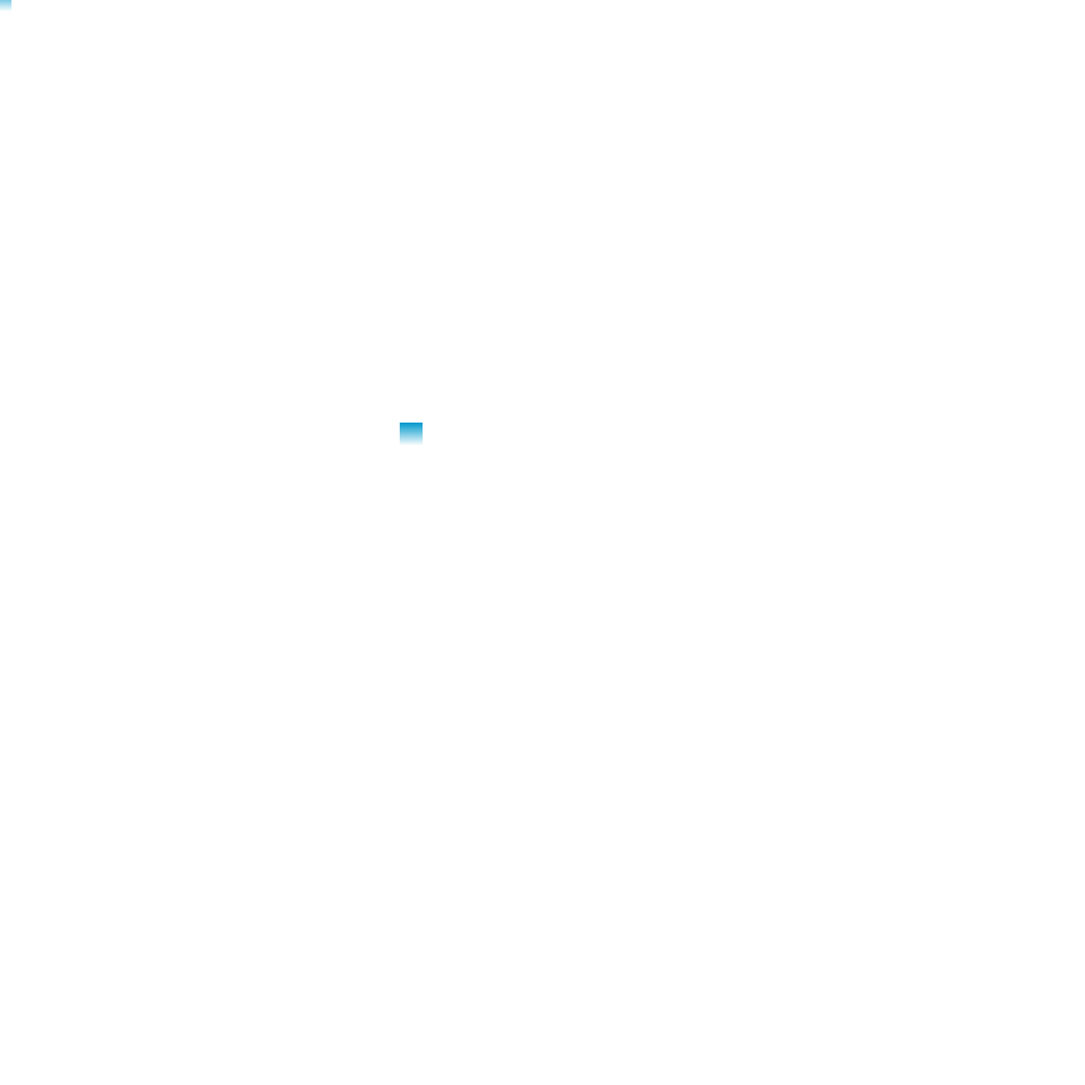
Frame 1 (no input)
Frame 60 (no input): identical to frame 1, image omitted
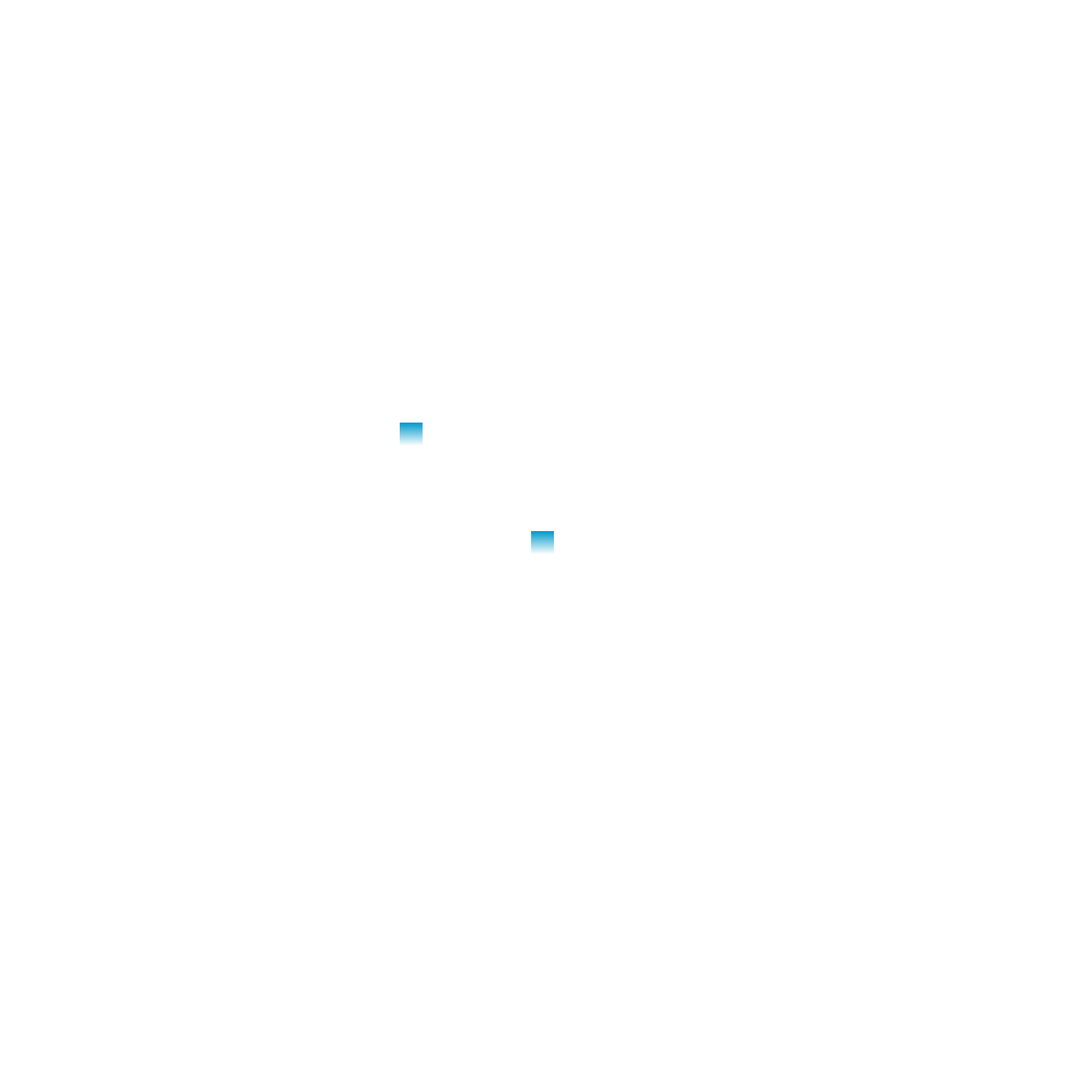
Frame 120 (the mouse pressed at the canvas centre since frame 60)

The p5.js sketch that drew these frames (run headless with seeded random() and noise() and a simulated clock; from frame 60 on, the mouse is pressed at the canvas centre):

// p5.js sketch
// ── sketch.js
var img;  // Declare variable 'img'.

function setup() {
  createCanvas(1900, 1900); 
  img = createImage(40, 40);
  img.loadPixels();
  for(var x = 0; x < img.width; x++) {
    for(var y = 0; y < img.height; y++) {
      var a = map(y, 0, img.height, 255, 0);
      img.set(x, y, [0, 153, 204, a]); 
    }
  }
  img.updatePixels();
}

function draw() {
  background(8983);
  image(img, 700, 740);
  image(img, mouseX-img.width/2, mouseY-img.height/2);
}
